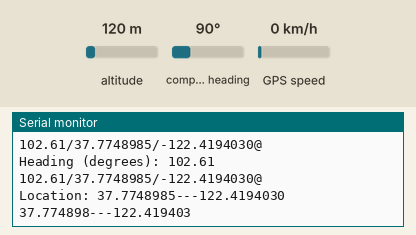
Recording of a sketch running on a simulated Arduino Uno, built with avr-gcc and run on an emulated ATmega328P. Parts: the last lines printed to the serial monitor. The inputs (shaded band) are chosen by the test bench; at power-on: compass heading 90°, altitude 120 m, GPS speed 0 km/h. The GPS gets a fix after 3 s at 37.7749, -122.4194 with 8 satellites.

Above: at 4.5 s.
4.6 s: compass heading set to 7°
At 5.4 s:
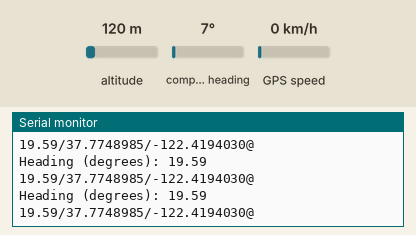
8.4 s: compass heading set to 90°
At 9.4 s:
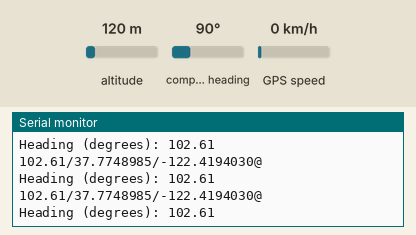
12.2 s: compass heading set to 352°
At 13.3 s:
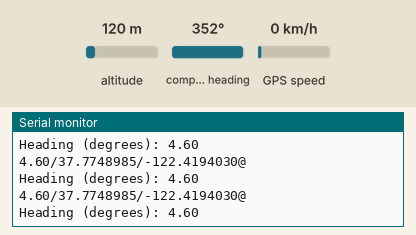
19.8 s: compass heading set to 7°
At 20.4 s:
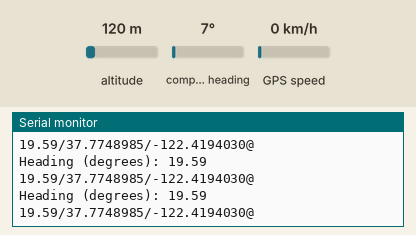
Timing chart, 0 to 22.8 s (numbered marks = the images above; inputs shaded):
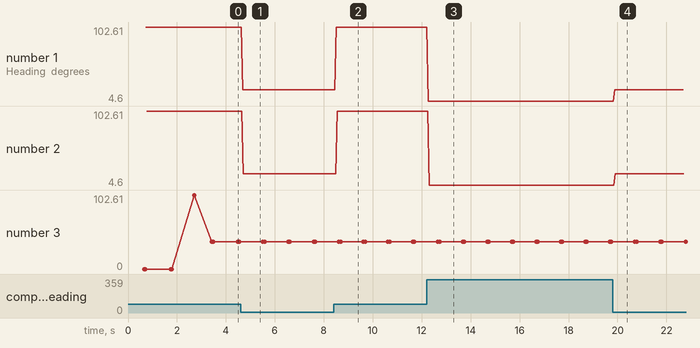

Measured:
- after the input at 4.6 s, the serial monitor: prints a new line after 0.09 s (image 1)
- after the input at 8.4 s, the serial monitor: prints a new line after 0.12 s (image 2)
- after the input at 12.2 s, the serial monitor: prints a new line after 0.08 s (image 3)
- after the input at 19.8 s, the serial monitor: prints a new line after 0.09 s (image 4)
- plotted number 1: 102.61 → 19.59 after the input at 4.6 s, 19.59 → 102.61 after the input at 8.4 s, 102.61 → 4.6 after the input at 12.2 s, 4.6 → 19.59 after the input at 19.8 s
- plotted number 2: 102.61 → 19.59 after the input at 4.6 s, 19.59 → 102.61 after the input at 8.4 s, 102.61 → 4.6 after the input at 12.2 s, 4.6 → 19.59 after the input at 19.8 s
- plotted number 3: 37.77 → 19.59 after the input at 19.8 s

The sketch:

srf.ino
```cpp
#include <Wire.h>
#include <SoftwareSerial.h>
#include <TinyGPS++.h>
#include <Adafruit_Sensor.h>
#include <Adafruit_HMC5883_U.h>


Adafruit_HMC5883_Unified mag = Adafruit_HMC5883_Unified(12345);
static const int RXPin = 2, TXPin = 3;
static const uint32_t GPSBaud = 9600;
TinyGPSPlus gps;
SoftwareSerial ss(RXPin, TXPin);
float latitude, longtitude;
float headingDegrees;
String data;


void setup() {
  Serial.begin (9600); //inisialiasasi komunikasi serial
  ss.begin(GPSBaud);
  if (!mag.begin())
  {
    /* There was a problem detecting the HMC5883 ... check your connections */
    Serial.println("Ooops, no HMC5883 detected ... Check your wiring!");
    while (1);
  }
  displaySensorDetails();


}


void loop(void) {


  while (ss.available() > 0)
    if (gps.encode(ss.read()))
      displayInfo();
  kompas();


  Serial.print(headingDegrees);
  Serial.print("/");
  Serial.print(latitude, 7);
  Serial.print("/");
  Serial.print(longtitude, 7);
  Serial.println("@");


}


void kompas() {
  sensors_event_t event;
  mag.getEvent(&event);  // Calculate heading when the magnetometer is level, then correct for signs of axis.
  float heading = atan2(event.magnetic.y, event.magnetic.x);
  float declinationAngle = 0.22;
  heading += declinationAngle;

  if (heading < 0)
    heading += 2 * PI;


  if (heading > 2 * PI)
    heading -= 2 * PI;

  headingDegrees = heading * 180 / M_PI;
  Serial.print("Heading (degrees): "); Serial.println(headingDegrees);

}


void displayInfo()
{
  Serial.print(F("Location: "));
  if (gps.location.isValid())
  {
    //Serial.print(gps.location.lat(), 6);
    latitude = gps.location.lat();
    //Serial.print(F(","));
    //Serial.print(gps.location.lng(), 6);
    longtitude = gps.location.lng();
    Serial.print(latitude, 7);
    Serial.print("--");
    Serial.println(longtitude, 7);

  }
  else
  {
    Serial.print(F("INVALID"));
  }
  Serial.println();

  latitude = gps.location.lat();
  longtitude = gps.location.lng();
  Serial.print(latitude, 6);
  Serial.print("--");
  Serial.println(longtitude, 6);
}

void displaySensorDetails(void)
{
  sensor_t sensor;
  mag.getSensor(&sensor);
  Serial.println("------------------------------------");
  Serial.print  ("Sensor:       "); Serial.println(sensor.name);
  Serial.print  ("Driver Ver:   "); Serial.println(sensor.version);
  Serial.print  ("Unique ID:    "); Serial.println(sensor.sensor_id);
  Serial.print  ("Max Value:    "); Serial.print(sensor.max_value); Serial.println(" uT");
  Serial.print  ("Min Value:    "); Serial.print(sensor.min_value); Serial.println(" uT");
  Serial.print  ("Resolution:   "); Serial.print(sensor.resolution); Serial.println(" uT");
  Serial.println("------------------------------------");
  Serial.println("");
  delay(500);
}
```
